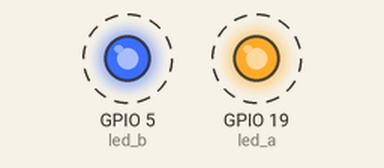
Recording of a program running on a simulated ESP32 board running MicroPython. Shown: output pins drawn as LEDs (lit = HIGH). Dashed ring = blinking.

Above: at 0.5 s.
Timing chart, 0 to 4.6 s (numbered marks = the images above):
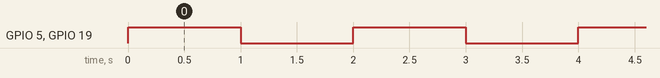

The program:

led_on_board.py
```python
from machine import Pin, ADC, PWM
from utime import  sleep, sleep_ms

led_a = Pin(19, Pin.OUT)
led_b = Pin(5, Pin.OUT)

while True:

    led_a.on()
    led_b.on()
    sleep_ms(1000)
    led_a.off()
    led_b.off()
    sleep_ms(1000)
```

Measured:
- by itself, GPIO 5 (led_b), GPIO 19 (led_a): alternates HIGH for 1.0 s and LOW for 1.0 s
